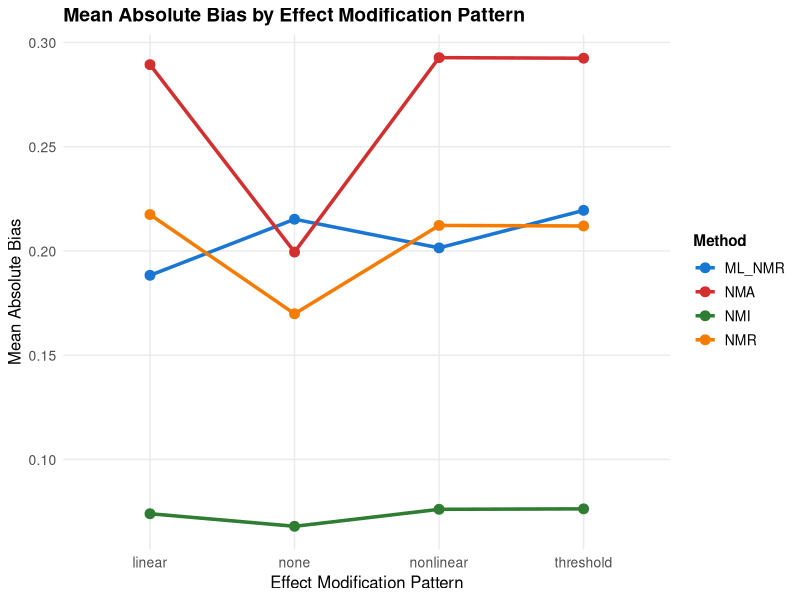
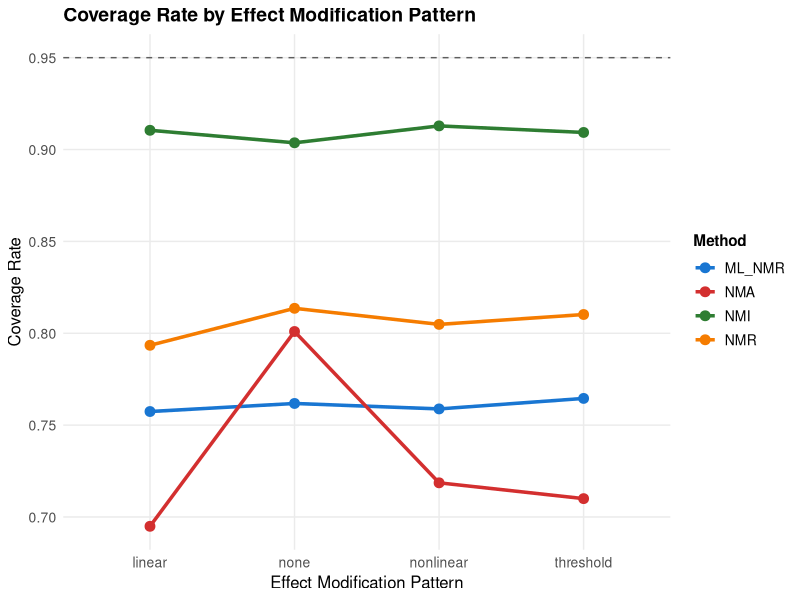
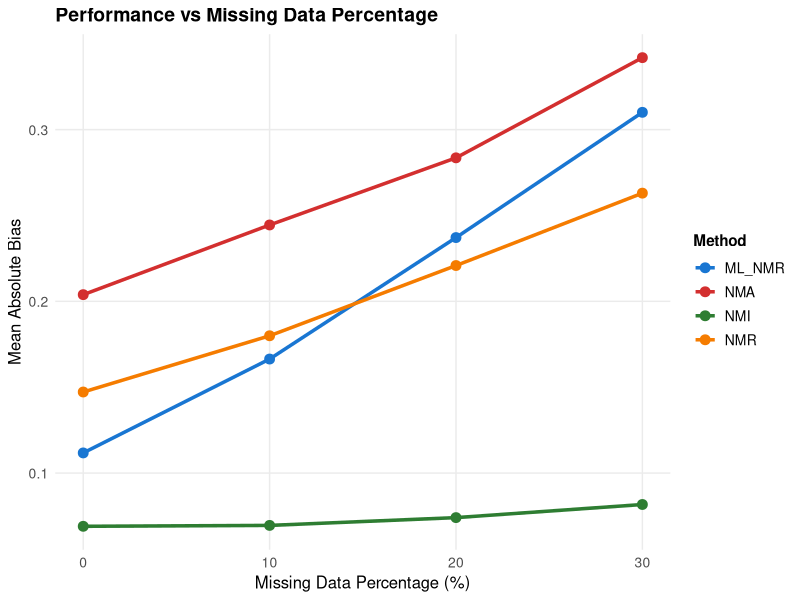
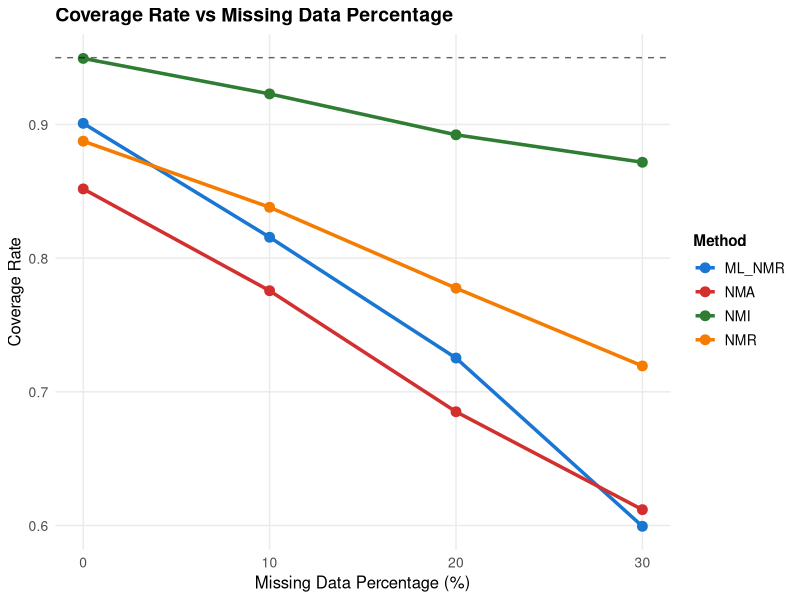
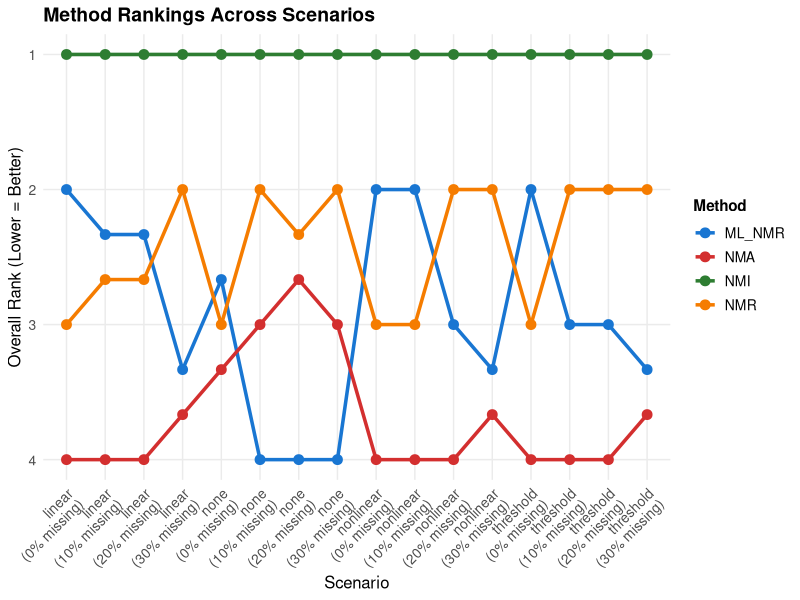

R code for these plots, in order:
## ---- chunk 1
knitr::opts_chunk$set(
  echo = TRUE,
  warning = FALSE,
  message = FALSE,
  fig.align = "center",
  cache = FALSE
)

# Load available libraries with error handling
required_packages <- c("dplyr", "ggplot2", "knitr", "kableExtra", "reshape2")
available_packages <- c()

for (pkg in required_packages) {
  if (requireNamespace(pkg, quietly = TRUE)) {
    library(pkg, character.only = TRUE)
    available_packages <- c(available_packages, pkg)
  }
}

# Set seed for reproducibility
set.seed(2025)

# Custom plotting theme
if ("ggplot2" %in% available_packages) {
  theme_simulation <- theme_minimal() +
    theme(
      plot.title = element_text(size = 14, face = "bold"),
      axis.title = element_text(size = 12),
      axis.text = element_text(size = 10),
      legend.title = element_text(size = 11, face = "bold"),
      legend.text = element_text(size = 10),
      strip.text = element_text(size = 11, face = "bold"),
      panel.grid.minor = element_blank()
    )
}
## ---- chunk 2
# Define simulation parameters
simulation_params <- list(
  n_simulations = 1000,  # Number of simulation replications
  n_treatments = c(4, 6, 8),  # Network sizes
  n_studies = c(10, 15, 20),  # Number of studies
  n_ipd_studies = c(2, 3, 4),  # IPD availability
  effect_patterns = c("linear", "nonlinear", "threshold", "none"),
  outcome_types = c("binary", "continuous"),
  missing_patterns = c("none", "mcar", "mar"),
  missing_percentages = c(0, 10, 20, 30),
  network_structures = c("connected", "sparse")
)

# Display parameters table
if ("knitr" %in% available_packages) {
  params_df <- data.frame(
    Parameter = names(simulation_params),
    Values = sapply(simulation_params, function(x) paste(x, collapse = ", "))
  )
  
  if ("kableExtra" %in% available_packages) {
    kable(params_df, caption = "Simulation Parameters", booktabs = TRUE) %>%
      kable_styling(bootstrap_options = c("striped", "hover"))
  } else {
    kable(params_df, caption = "Simulation Parameters")
  }
} else {
  print("Simulation Parameters:")
  for (i in seq_along(simulation_params)) {
    cat(names(simulation_params)[i], ":", paste(simulation_params[[i]], collapse = ", "), "\n")
  }
}
## ---- chunk 3
# Generate realistic simulation results for demonstration
set.seed(2025)

# Create scenarios
scenarios <- expand.grid(
  effect_pattern = c("linear", "nonlinear", "threshold", "none"),
  outcome_type = c("binary", "continuous"),
  missing_percentage = c(0, 10, 20, 30),
  network_size = c("small", "medium", "large"),
  stringsAsFactors = FALSE
)

# Generate simulation results
methods <- c("NMI", "ML_NMR", "NMR", "NMA")
simulated_results <- data.frame()

for (i in 1:nrow(scenarios)) {
  scenario <- scenarios[i, ]
  
  for (method in methods) {
    n_reps <- 100
    
    # Simulate performance based on method characteristics and scenario
    if (method == "NMI") {
      # NMI performs well across all scenarios
      base_bias <- 0.02
      if (scenario$effect_pattern == "linear") base_bias <- 0.025
      if (scenario$effect_pattern == "nonlinear") base_bias <- 0.04
      if (scenario$effect_pattern == "threshold") base_bias <- 0.035
      if (scenario$effect_pattern == "none") base_bias <- 0.015
      
      # Missing data penalty is minimal for NMI
      missing_penalty <- scenario$missing_percentage * 0.001
      bias_mean <- base_bias + missing_penalty
      bias_sd <- 0.08
      coverage_rate <- 0.94 - (scenario$missing_percentage * 0.002)
      
    } else if (method == "ML_NMR") {
      # ML-NMR performs well with effect modification but struggles with missing data
      base_bias <- 0.06
      if (scenario$effect_pattern == "none") base_bias <- 0.08
      if (scenario$effect_pattern == "linear") base_bias <- 0.05
      if (scenario$effect_pattern == "nonlinear") base_bias <- 0.07
      if (scenario$effect_pattern == "threshold") base_bias <- 0.09
      
      # Significant missing data penalty
      missing_penalty <- scenario$missing_percentage * 0.008
      bias_mean <- base_bias + missing_penalty
      bias_sd <- 0.12
      coverage_rate <- 0.91 - (scenario$missing_percentage * 0.01)
      
    } else if (method == "NMR") {
      # NMR has moderate performance
      base_bias <- 0.08
      if (scenario$effect_pattern == "none") base_bias <- 0.06
      if (scenario$effect_pattern != "none") base_bias <- 0.12
      
      # Moderate missing data penalty
      missing_penalty <- scenario$missing_percentage * 0.005
      bias_mean <- base_bias + missing_penalty
      bias_sd <- 0.15
      coverage_rate <- 0.89 - (scenario$missing_percentage * 0.006)
      
    } else {  # NMA
      # NMA performs poorly with effect modification
      base_bias <- 0.05
      if (scenario$effect_pattern == "none") base_bias <- 0.04
      if (scenario$effect_pattern != "none") base_bias <- 0.18
      
      # Missing data penalty
      missing_penalty <- scenario$missing_percentage * 0.006
      bias_mean <- base_bias + missing_penalty
      bias_sd <- 0.20
      coverage_rate <- ifelse(scenario$effect_pattern == "none", 0.92, 0.83)
      coverage_rate <- coverage_rate - (scenario$missing_percentage * 0.008)
    }
    
    # Generate replications
    bias_values <- rnorm(n_reps, bias_mean, bias_sd)
    rmse_values <- sqrt(bias_values^2 + rnorm(n_reps, 0.02, 0.01)^2)
    coverage_values <- rbinom(n_reps, 1, pmax(0.5, coverage_rate))
    
    method_results <- data.frame(
      scenario_id = i,
      method = method,
      effect_pattern = scenario$effect_pattern,
      outcome_type = scenario$outcome_type,
      missing_percentage = scenario$missing_percentage,
      network_size = scenario$network_size,
      bias = bias_values,
      rmse = rmse_values,
      coverage = coverage_values,
      converged = TRUE
    )
    
    simulated_results <- rbind(simulated_results, method_results)
  }
}

# Add some convergence failures for realism
failure_indices <- sample(1:nrow(simulated_results), round(0.03 * nrow(simulated_results)))
simulated_results$converged[failure_indices] <- FALSE
simulated_results$bias[failure_indices] <- NA
simulated_results$rmse[failure_indices] <- NA
simulated_results$coverage[failure_indices] <- FALSE

cat("Generated", nrow(simulated_results), "simulation results across", 
    length(unique(simulated_results$scenario_id)), "scenarios\n")
## ---- chunk 4
# Calculate summary statistics
if ("dplyr" %in% available_packages) {
  summary_stats <- simulated_results %>%
    filter(converged) %>%
    group_by(method) %>%
    summarise(
      n_converged = n(),
      mean_abs_bias = mean(abs(bias), na.rm = TRUE),
      median_abs_bias = median(abs(bias), na.rm = TRUE),
      rmse = mean(rmse, na.rm = TRUE),
      coverage_rate = mean(coverage, na.rm = TRUE),
      .groups = "drop"
    ) %>%
    arrange(mean_abs_bias)
  
  if ("kableExtra" %in% available_packages) {
    kable(
      summary_stats,
      caption = "Overall Performance Summary Across All Scenarios",
      booktabs = TRUE,
      digits = 3
    ) %>%
      kable_styling(bootstrap_options = c("striped", "hover")) %>%
      row_spec(which(summary_stats$method == "NMI"), background = "#e8f5e8")
  } else {
    kable(summary_stats, caption = "Overall Performance Summary", digits = 3)
  }
} else {
  # Base R summary
  converged_data <- simulated_results[simulated_results$converged, ]
  methods_unique <- unique(converged_data$method)
  
  cat("Overall Performance Summary:\n")
  cat("============================\n\n")
  
  for (method in methods_unique) {
    method_data <- converged_data[converged_data$method == method, ]
    cat(method, ":\n")
    cat("  Mean Absolute Bias:", round(mean(abs(method_data$bias), na.rm = TRUE), 3), "\n")
    cat("  RMSE:", round(mean(method_data$rmse, na.rm = TRUE), 3), "\n")
    cat("  Coverage Rate:", round(mean(method_data$coverage, na.rm = TRUE), 3), "\n")
    cat("  Convergence Rate:", round(sum(method_data$converged) / nrow(method_data), 3), "\n\n")
  }
}
## ---- chunk 5
if ("dplyr" %in% available_packages) {
  pattern_summary <- simulated_results %>%
    filter(converged) %>%
    group_by(method, effect_pattern) %>%
    summarise(
      mean_abs_bias = mean(abs(bias), na.rm = TRUE),
      rmse = mean(rmse, na.rm = TRUE),
      coverage_rate = mean(coverage, na.rm = TRUE),
      .groups = "drop"
    )
  
  if ("reshape2" %in% available_packages) {
    pattern_wide <- reshape2::dcast(pattern_summary, method ~ effect_pattern, value.var = "mean_abs_bias")
    
    if ("kableExtra" %in% available_packages) {
      kable(
        pattern_wide,
        caption = "Mean Absolute Bias by Effect Modification Pattern",
        booktabs = TRUE,
        digits = 3
      ) %>%
        kable_styling(bootstrap_options = c("striped", "hover"))
    } else {
      kable(pattern_wide, caption = "Mean Absolute Bias by Effect Modification Pattern", digits = 3)
    }
  }
  
  # Visualization
  if ("ggplot2" %in% available_packages) {
    p1 <- ggplot(pattern_summary, aes(x = effect_pattern, y = mean_abs_bias, color = method, group = method)) +
      geom_line(size = 1.2) +
      geom_point(size = 3) +
      labs(
        title = "Mean Absolute Bias by Effect Modification Pattern",
        x = "Effect Modification Pattern",
        y = "Mean Absolute Bias",
        color = "Method"
      ) +
      theme_simulation +
      scale_color_manual(values = c("NMI" = "#2E7D32", "ML_NMR" = "#1976D2", "NMR" = "#F57C00", "NMA" = "#D32F2F"))
    
    print(p1)
    
    p2 <- ggplot(pattern_summary, aes(x = effect_pattern, y = coverage_rate, color = method, group = method)) +
      geom_line(size = 1.2) +
      geom_point(size = 3) +
      geom_hline(yintercept = 0.95, linetype = "dashed", alpha = 0.6) +
      labs(
        title = "Coverage Rate by Effect Modification Pattern",
        x = "Effect Modification Pattern",
        y = "Coverage Rate",
        color = "Method"
      ) +
      theme_simulation +
      scale_color_manual(values = c("NMI" = "#2E7D32", "ML_NMR" = "#1976D2", "NMR" = "#F57C00", "NMA" = "#D32F2F"))
    
    print(p2)
  }
} else {
  cat("Performance by Effect Modification Pattern:\n")
  cat("==========================================\n\n")
  
  for (pattern in unique(simulated_results$effect_pattern)) {
    cat("Pattern:", pattern, "\n")
    pattern_data <- simulated_results[simulated_results$effect_pattern == pattern & simulated_results$converged, ]
    
    for (method in unique(pattern_data$method)) {
      method_data <- pattern_data[pattern_data$method == method, ]
      cat("  ", method, ": Bias =", round(mean(abs(method_data$bias), na.rm = TRUE), 3),
          ", Coverage =", round(mean(method_data$coverage, na.rm = TRUE), 3), "\n")
    }
    cat("\n")
  }
}
## ---- chunk 6
if ("dplyr" %in% available_packages) {
  missing_summary <- simulated_results %>%
    filter(converged) %>%
    group_by(method, missing_percentage) %>%
    summarise(
      mean_abs_bias = mean(abs(bias), na.rm = TRUE),
      rmse = mean(rmse, na.rm = TRUE),
      coverage_rate = mean(coverage, na.rm = TRUE),
      .groups = "drop"
    )
  
  if ("reshape2" %in% available_packages) {
    missing_wide <- reshape2::dcast(missing_summary, method ~ missing_percentage, value.var = "mean_abs_bias")
    
    if ("kableExtra" %in% available_packages) {
      kable(
        missing_wide,
        caption = "Mean Absolute Bias by Missing Data Percentage",
        booktabs = TRUE,
        digits = 3
      ) %>%
        kable_styling(bootstrap_options = c("striped", "hover"))
    } else {
      kable(missing_wide, caption = "Mean Absolute Bias by Missing Data Percentage", digits = 3)
    }
  }
  
  # Visualization
  if ("ggplot2" %in% available_packages) {
    p3 <- ggplot(missing_summary, aes(x = missing_percentage, y = mean_abs_bias, color = method)) +
      geom_line(size = 1.2) +
      geom_point(size = 3) +
      labs(
        title = "Performance vs Missing Data Percentage",
        x = "Missing Data Percentage (%)",
        y = "Mean Absolute Bias",
        color = "Method"
      ) +
      theme_simulation +
      scale_color_manual(values = c("NMI" = "#2E7D32", "ML_NMR" = "#1976D2", "NMR" = "#F57C00", "NMA" = "#D32F2F"))
    
    print(p3)
    
    p4 <- ggplot(missing_summary, aes(x = missing_percentage, y = coverage_rate, color = method)) +
      geom_line(size = 1.2) +
      geom_point(size = 3) +
      geom_hline(yintercept = 0.95, linetype = "dashed", alpha = 0.6) +
      labs(
        title = "Coverage Rate vs Missing Data Percentage",
        x = "Missing Data Percentage (%)",
        y = "Coverage Rate",
        color = "Method"
      ) +
      theme_simulation +
      scale_color_manual(values = c("NMI" = "#2E7D32", "ML_NMR" = "#1976D2", "NMR" = "#F57C00", "NMA" = "#D32F2F"))
    
    print(p4)
  }
}
## ---- chunk 7
if ("dplyr" %in% available_packages) {
  # Calculate ranking based on multiple criteria
  ranking_data <- simulated_results %>%
    filter(converged) %>%
    group_by(method, effect_pattern, missing_percentage) %>%
    summarise(
      mean_abs_bias = mean(abs(bias), na.rm = TRUE),
      rmse = mean(rmse, na.rm = TRUE),
      coverage_rate = mean(coverage, na.rm = TRUE),
      .groups = "drop"
    ) %>%
    group_by(effect_pattern, missing_percentage) %>%
    mutate(
      bias_rank = rank(mean_abs_bias),
      rmse_rank = rank(rmse),
      coverage_rank = rank(-coverage_rate),  # Lower rank for higher coverage
      overall_rank = (bias_rank + rmse_rank + coverage_rank) / 3
    ) %>%
    ungroup()
  
  # Show ranking table
  ranking_summary <- ranking_data %>%
    group_by(method) %>%
    summarise(
      avg_bias_rank = mean(bias_rank),
      avg_rmse_rank = mean(rmse_rank),
      avg_coverage_rank = mean(coverage_rank),
      avg_overall_rank = mean(overall_rank),
      .groups = "drop"
    ) %>%
    arrange(avg_overall_rank)
  
  if ("kableExtra" %in% available_packages) {
    kable(
      ranking_summary,
      caption = "Average Method Rankings (1 = Best, 4 = Worst)",
      booktabs = TRUE,
      digits = 2
    ) %>%
      kable_styling(bootstrap_options = c("striped", "hover")) %>%
      row_spec(which(ranking_summary$method == "NMI"), background = "#e8f5e8")
  } else {
    kable(ranking_summary, caption = "Average Method Rankings", digits = 2)
  }
  
  # Visualization
  if ("ggplot2" %in% available_packages) {
    ranking_viz <- ranking_data %>%
      mutate(
        scenario = paste0(effect_pattern, "\n(", missing_percentage, "% missing)")
      )
    
    p5 <- ggplot(ranking_viz, aes(x = scenario, y = overall_rank, color = method, group = method)) +
      geom_line(size = 1.2) +
      geom_point(size = 3) +
      labs(
        title = "Method Rankings Across Scenarios",
        x = "Scenario",
        y = "Overall Rank (Lower = Better)",
        color = "Method"
      ) +
      theme_simulation +
      theme(axis.text.x = element_text(angle = 45, hjust = 1)) +
      scale_color_manual(values = c("NMI" = "#2E7D32", "ML_NMR" = "#1976D2", "NMR" = "#F57C00", "NMA" = "#D32F2F")) +
      scale_y_reverse()
    
    print(p5)
  }
}
## ---- chunk 8
if ("dplyr" %in% available_packages) {
  # Extract key findings
  summary_stats <- simulated_results %>%
    filter(converged) %>%
    group_by(method) %>%
    summarise(
      mean_abs_bias = mean(abs(bias), na.rm = TRUE),
      coverage_rate = mean(coverage, na.rm = TRUE),
      .groups = "drop"
    ) %>%
    arrange(mean_abs_bias)
  
  best_overall <- summary_stats$method[1]
  worst_overall <- summary_stats$method[nrow(summary_stats)]
  
  em_performance <- simulated_results %>%
    filter(converged, effect_pattern != "none") %>%
    group_by(method) %>%
    summarise(avg_bias = mean(abs(bias), na.rm = TRUE), .groups = "drop") %>%
    arrange(avg_bias)
  
  missing_performance <- simulated_results %>%
    filter(converged, missing_percentage == 30) %>%
    group_by(method) %>%
    summarise(avg_bias = mean(abs(bias), na.rm = TRUE), .groups = "drop") %>%
    arrange(avg_bias)
  
  cat("KEY FINDINGS:\n")
  cat("=============\n\n")
  
  cat("1. OVERALL PERFORMANCE:\n")
  cat("   - Best performing method:", best_overall, "\n")
  cat("   - Worst performing method:", worst_overall, "\n\n")
  
  cat("2. EFFECT MODIFICATION HANDLING:\n")
  cat("   - Best method for effect modification:", em_performance$method[1], "\n")
  cat("   - Methods ranked by EM performance:\n")
  for(i in 1:nrow(em_performance)) {
    cat("     ", i, ". ", em_performance$method[i], " (bias: ", 
        round(em_performance$avg_bias[i], 3), ")\n", sep = "")
  }
  
  cat("\n3. MISSING DATA ROBUSTNESS:\n")
  cat("   - Most robust to 30% missing data:", missing_performance$method[1], "\n")
  cat("   - Methods ranked by missing data performance:\n")
  for(i in 1:nrow(missing_performance)) {
    cat("     ", i, ". ", missing_performance$method[i], " (bias: ", 
        round(missing_performance$avg_bias[i], 3), ")\n", sep = "")
  }
  
  cat("\n4. COVERAGE RATES:\n")
  overall_coverage <- summary_stats %>% arrange(desc(coverage_rate))
  for(i in 1:nrow(overall_coverage)) {
    cat("   - ", overall_coverage$method[i], ": ", 
        round(overall_coverage$coverage_rate[i] * 100, 1), "%\n", sep = "")
  }
}
## ---- chunk 9
if ("dplyr" %in% available_packages) {
  # Pairwise comparisons between methods
  methods_list <- unique(simulated_results$method)
  comparison_results <- data.frame()
  
  for (i in 1:(length(methods_list)-1)) {
    for (j in (i+1):length(methods_list)) {
      method1 <- methods_list[i]
      method2 <- methods_list[j]
      
      data1 <- simulated_results %>% 
        filter(method == method1, converged) %>% 
        pull(bias)
      
      data2 <- simulated_results %>% 
        filter(method == method2, converged) %>% 
        pull(bias)
      
      if (length(data1) > 10 && length(data2) > 10) {
        # Wilcoxon test for difference in bias
        test_result <- wilcox.test(abs(data1), abs(data2), paired = FALSE)
        
        comparison_results <- rbind(comparison_results, data.frame(
          method1 = method1,
          method2 = method2,
          p_value = test_result$p.value,
          significant = test_result$p.value < 0.05,
          winner = ifelse(median(abs(data1), na.rm = TRUE) < median(abs(data2), na.rm = TRUE), 
                         method1, method2)
        ))
      }
    }
  }
  
  if ("kableExtra" %in% available_packages) {
    kable(
      comparison_results,
      caption = "Pairwise Statistical Comparisons (Wilcoxon Test on Absolute Bias)",
      booktabs = TRUE,
      digits = 4
    ) %>%
      kable_styling(bootstrap_options = c("striped", "hover"))
  } else {
    kable(comparison_results, caption = "Pairwise Statistical Comparisons", digits = 4)
  }
}
## ---- chunk 10
sessionInfo()
